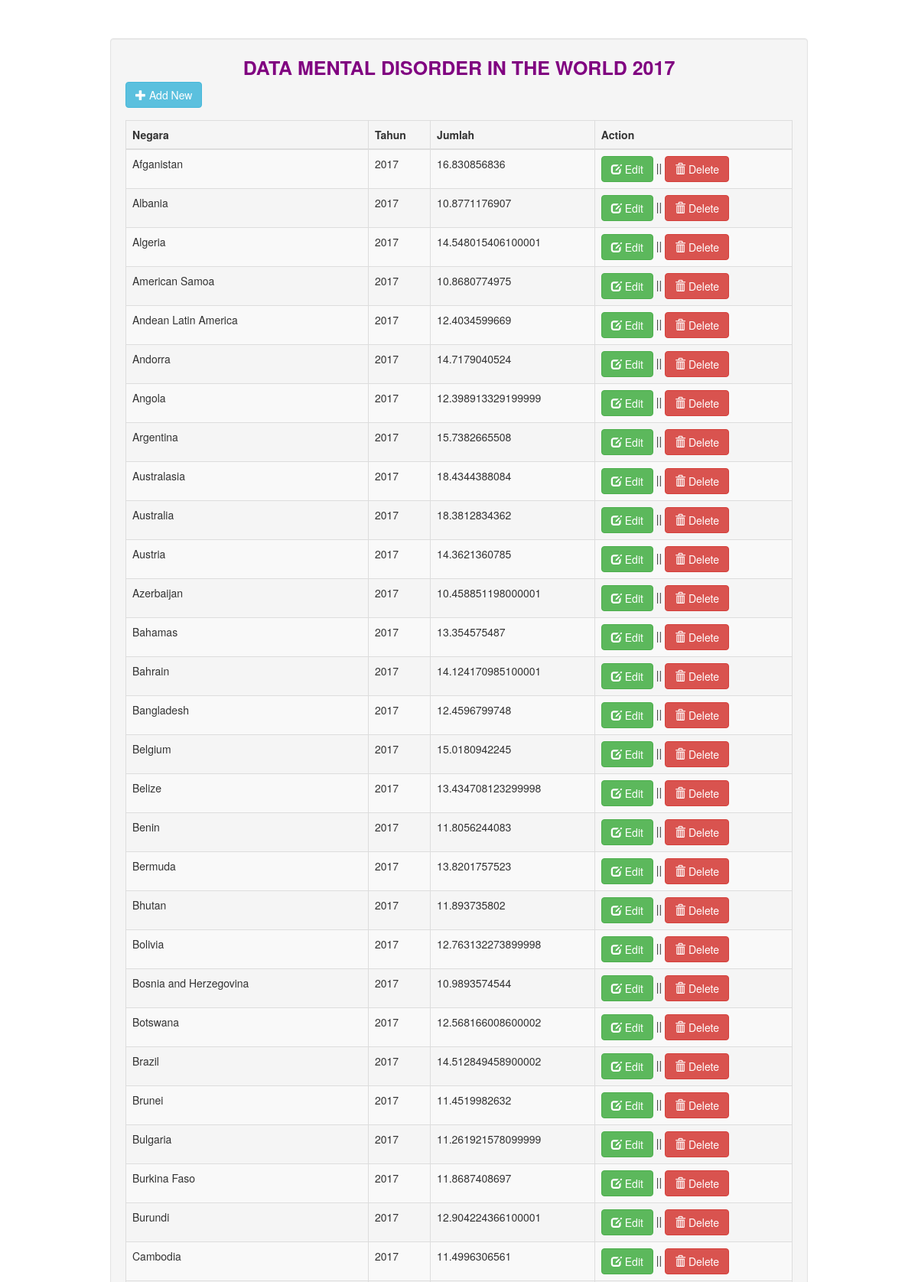
/crud/index.php (upper part), run on the app's committed database.
### tables this page shows
CREATE TABLE `data` (
  `id` int(5) NOT NULL,
  `negara` varchar(50) NOT NULL,
  `tahun` varchar(50) NOT NULL,
  `jumlah` varchar(50) NOT NULL
);

### crud/index.php (the view, shortened to what this page needs)
<!DOCTYPE html>
<html>
<head>
	<link rel="stylesheet" href="https://maxcdn.bootstrapcdn.com/bootstrap/3.3.6/css/bootstrap.min.css" />
</head>
<body>
<div class="container">
	<div style="height:50px;"></div>
	<div class="well" style="margin:auto; padding:auto; width:80%;">
	<span style="font-size:25px; color:purple"><center><strong>DATA MENTAL DISORDER IN THE WORLD 2017 </strong></center></span>
		<span class="pull-left"><a href="#addnew" data-toggle="modal" class="btn btn-info"><span class="glyphicon glyphicon-plus"></span> Add New</a></span>
		<div style="height:50px;"></div>
		<table class="table table-striped table-bordered table-hover">
			<thead>
				<th>Negara</th>
				<th>Tahun</th>
				<th>Jumlah </th>
				<th>Action</th>
			</thead>
			<tbody>
			<?php
				include('conn.php');
				$query=mysqli_query($conn,"select * from `data`");
				while($row=mysqli_fetch_array($query)){
					?>
					<tr>
						<td><?php echo $row['negara']; ?></td>
						<td><?php echo $row['tahun']; ?></td>
						<td><?php echo $row['jumlah']; ?></td>
						<td>
							<a href="#edit<?php echo $row['id']; ?>" data-toggle="modal" class="btn btn-success"><span class="glyphicon glyphicon-edit"></span> Edit</a> ||
							<a href="#del<?php echo $row['id']; ?>" data-toggle="modal" class="btn btn-danger"><span class="glyphicon glyphicon-trash"></span> Delete</a>
						</td>
					</tr>
					<?php
				}
			?>
			</tbody>
		</table>
	</div>
</div>
</body>
</html>

### data on the page
data: negara "Afganistan", tahun "2017", jumlah "16.830856836"
data: negara "Albania", tahun "2017", jumlah "10.8771176907"
data: negara "Algeria", tahun "2017", jumlah "14.548015406100001"
data: negara "American Samoa", tahun "2017", jumlah "10.8680774975"
data: negara "Andean Latin America", tahun "2017", jumlah "12.4034599669"
data: negara "Andorra", tahun "2017", jumlah "14.7179040524"
data: negara "Angola", tahun "2017", jumlah "12.398913329199999"
data: negara "Argentina", tahun "2017", jumlah "15.7382665508"
data: negara "Australasia", tahun "2017", jumlah "18.4344388084"
data: negara "Australia", tahun "2017", jumlah "18.3812834362"
data: negara "Austria", tahun "2017", jumlah "14.3621360785"
data: negara "Azerbaijan", tahun "2017", jumlah "10.458851198000001"
data: negara "Bahamas", tahun "2017", jumlah "13.354575487"
data: negara "Bahrain", tahun "2017", jumlah "14.124170985100001"
data: negara "Bangladesh", tahun "2017", jumlah "12.4596799748"
data: negara "Belgium", tahun "2017", jumlah "15.0180942245"
data: negara "Belize", tahun "2017", jumlah "13.434708123299998"
data: negara "Benin", tahun "2017", jumlah "11.8056244083"
data: negara "Bermuda", tahun "2017", jumlah "13.8201757523"
data: negara "Bhutan", tahun "2017", jumlah "11.893735802"
data: negara "Bolivia", tahun "2017", jumlah "12.763132273899998"
data: negara "Bosnia and Herzegovina", tahun "2017", jumlah "10.9893574544"
data: negara "Botswana", tahun "2017", jumlah "12.568166008600002"
data: negara "Brazil", tahun "2017", jumlah "14.512849458900002"
data: negara "Brunei", tahun "2017", jumlah "11.4519982632"
data: negara "Bulgaria", tahun "2017", jumlah "11.261921578099999"
data: negara "Burkina Faso", tahun "2017", jumlah "11.8687408697"
data: negara "Burundi", tahun "2017", jumlah "12.904224366100001"
data: negara "Cambodia", tahun "2017", jumlah "11.4996306561"
